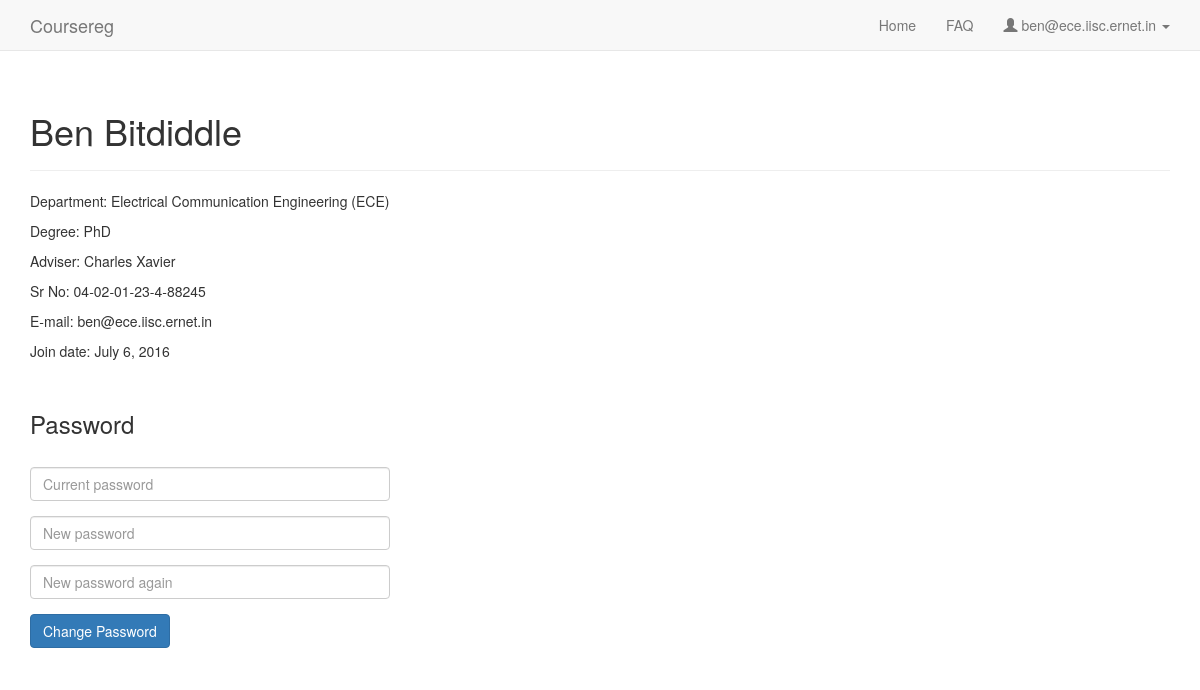
The page /profile (signed in) on the database as committed earlier.
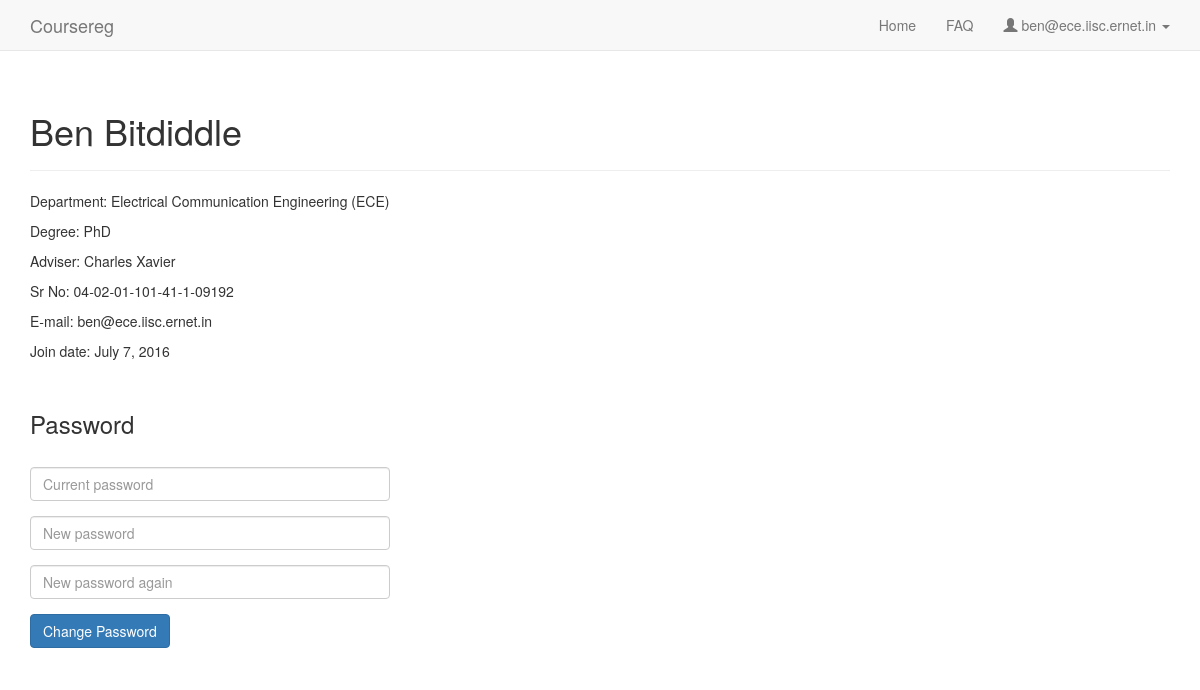
The same page on the database as committed later.
### coursereg/models.py (models this page shows, shortened)
class User(AbstractBaseUser, PermissionsMixin):
    USER_TYPE_STUDENT = 0
    USER_TYPE_FACULTY = 1
    USER_TYPE_DCC = 2
    USER_TYPE_OTHER = 3
    USER_TYPE_CHOICES = (
        (USER_TYPE_STUDENT, "Student"),
        (USER_TYPE_FACULTY, "Faculty"),
        (USER_TYPE_DCC, "DCC"),
        (USER_TYPE_OTHER, "Other"),
    )
    email = models.EmailField(max_length=254, unique=True)
    full_name = models.CharField(max_length=250)
    user_type = models.IntegerField(default=USER_TYPE_OTHER, choices=USER_TYPE_CHOICES)
    adviser = models.ForeignKey('self', null=True, blank=True, on_delete=models.CASCADE, limit_choices_to={'user_type': USER_TYPE_FACULTY})
    degree = models.ForeignKey(Degree, on_delete=models.CASCADE, null=True, blank=True)
    department = models.ForeignKey(Department, on_delete=models.CASCADE, null=True)
    date_joined = models.DateTimeField(default=timezone.now)
    sr_no = models.CharField(max_length=200, default='-')
    is_dcc_review_pending = models.BooleanField(default=False)
    is_staff = models.BooleanField(default=False)
    is_active = models.BooleanField(default=True)
    objects = CustomUserManager()
    USERNAME_FIELD = 'email'
    REQUIRED_FIELDS = []

class Department(models.Model):
    name = models.CharField(max_length=100)
    def __unicode__(self):
        return self.name

class Degree(models.Model):
    name = models.CharField(max_length=100)
    def __unicode__(self):
        return self.name

### coursereg/views/common.py (the view)
# urls.py: url(r'^profile$', views.common.profile, name='profile'),
@login_required
def profile(request):
    context = {
        'nav_active': 'profile',
        'user_email': request.user.email,
        'user_full_name': request.user.full_name,
        'department': request.user.department,
    }
    if request.user.user_type == models.User.USER_TYPE_STUDENT:
        context['user_type'] = 'student'
        context['adviser_full_name'] = request.user.adviser.full_name
        context['degree'] = request.user.degree
        context['sr_no'] = request.user.sr_no
    elif request.user.user_type == models.User.USER_TYPE_FACULTY:
        context['user_type'] = 'faculty'
    elif request.user.user_type == models.User.USER_TYPE_DCC:
        context['user_type'] = 'dcc'
    else:
        raise Http404('User type not recognized')
    return render(request, 'coursereg/profile.html', context)

### coursereg/templates/coursereg/profile.html (shortened to what this page needs)
{% extends "coursereg/base.html" %}
{% block body %}
{% include "coursereg/nav.html" %}
<div class="container" id="maincontainer">
    <div class="row">
        <div class="col-md-12">
            <div class="page-header">
                <h1>{{ user_full_name }}</h1>
            </div>
            <p>Department: {{ request.user.department }}</p>
            {% if user_type == 'student' %}
            <p>Degree: {{ request.user.degree }}</p>
            <p>Adviser: {{ request.user.adviser.full_name }}</p>
            <p>Sr No: {{ request.user.sr_no }}</p>
            <p>E-mail: {{ request.user.email }}</p>
            <p>Join date: {{ request.user.date_joined|date:'N j, Y' }}</p>
            {% endif %}
        </div>
    </div>
    <div class="row top-buffer-1">
        <div class="col-md-4">
            <h3>Password</h3>
        </div>
    </div>
    <div class="row top-buffer-1">
        <div class="col-md-4">
            <form method="post" action="{% url 'coursereg:change_passwd' %}">
                <div class="form-group">
                    <input type="password" class="form-control" id="inputPassword" name="passwd" placeholder="Current password">
                </div>
                <div class="form-group">
                    <input type="password" class="form-control" id="inputNewPassword" name="newpasswd" placeholder="New password">
                </div>
                <div class="form-group">
                    <input type="password" class="form-control" id="inputNewPasswordAgain" name="newpasswd2" placeholder="New password again">
                </div>
                <div class="form-group">
                    <button type="submit" class="btn btn-primary">Change Password</button>
                </div>
            </form>
        </div>
    </div>
</div>
{% endblock %}

### coursereg/templates/coursereg/nav.html (shortened to what this page needs)
<nav class="navbar navbar-default navbar-static-top">
    <div class="container">
        <div class="navbar-header">
            <a class="navbar-brand" href="{% url 'coursereg:index' %}">Coursereg</a>
        </div>
        <div id="navbar" class="navbar-collapse collapse">
            <ul class="nav navbar-nav navbar-right">
                {% if user_type == 'student' or user_type == 'dcc' %}
                    {% if nav_active == 'home' %}
                    <li class="active"><a href="{% url 'coursereg:index' %}">Home</a></li>
                    {% else %}
                    <li><a href="{% url 'coursereg:index' %}">Home</a></li>
                    {% endif %}
                {% endif %}
                {% if nav_active == 'faq' %}
                <li class="active"><a href="{% url 'coursereg:faq' %}">FAQ</a></li>
                {% else %}
                <li><a href="{% url 'coursereg:faq' %}">FAQ</a></li>
                {% endif %}
                <li class="dropdown">
                    <a href="#" class="dropdown-toggle" data-toggle="dropdown" role="button" aria-haspopup="true" aria-expanded="false">
                        <span class="glyphicon glyphicon-user" aria-hidden="true"></span>
                        {{ user_email }}
                        <span class="caret"></span>
                    </a>
                </li>
            </ul>
        </div>
    </div>
</nav>

Rows that differ between the two databases and show on the page:
changed User "Ben Bitdiddle": user.sr_no "04-02-01-23-4-88245" → "04-02-01-101-41-1-09192"; user.date_joined "July 6, 2016" → "July 7, 2016"
